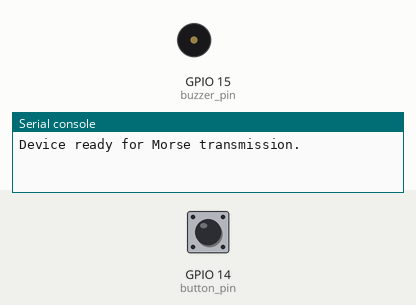
Bench run of a program on a simulated ESP8266 board running MicroPython. On the bench: buzzer (waves = sounding), the last lines printed to the serial console. Inputs (shaded band) come from the test bench; at power-on: GPIO 14 (button_pin) HIGH. Library files of the repository ran but are not shown: 1 file(s).

Above: at 1.2 s.
1.3 s: GPIO 14 (button_pin) pulled LOW for 0.15 s
At 1.4 s:
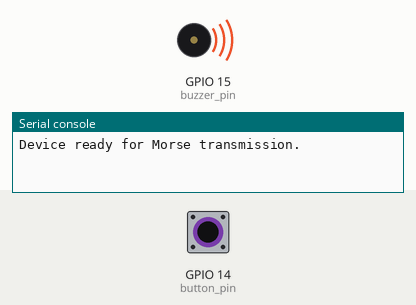
3.0 s: GPIO 14 (button_pin) pulled LOW for 1 s
At 4.4 s:
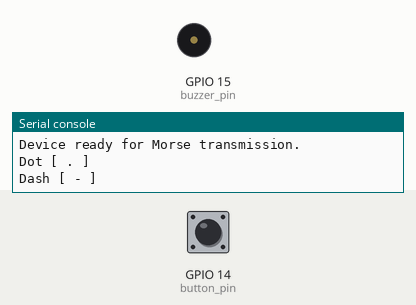
Timing chart, 0 to 6.0 s (numbered marks = the images above; inputs shaded):
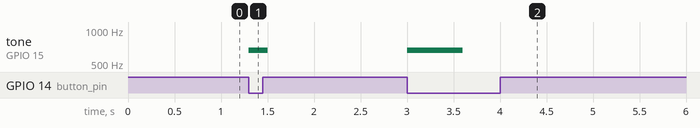

The program:

main.py
```python
from machine import Pin, PWM
import time

# GPIO settings
buzzer_pin = Pin(15, Pin.OUT)  # Pin to which the buzzer is connected (output)
button_pin = Pin(
    14, Pin.IN, Pin.PULL_UP
)  # Pin to which the button is connected (input with pull-up)

# Sound settings
frequency = 660  # Buzzer sound frequency in Hz
duty_cycle = 128  # Duty cycle 10%

# Setting PWM for the buzzer
buzzer = PWM(buzzer_pin)  # Initializing PWM on the buzzer pin
buzzer.deinit()  # The buzzer is off at the start

# Definitions for Morse signal durations
dot_duration = 0.2  # Duration of a dot in seconds
dash_duration = 0.6  # Duration of a dash in seconds
threshold_time = 0.23  # Threshold time between dot and dash


def start_beep():
    """Function to turn on the buzzer sound."""
    buzzer.init(
        freq=frequency, duty=duty_cycle
    )  # Initialize buzzer with the specified frequency and duty cycle


def stop_beep():
    """Function to stop the buzzer sound."""
    buzzer.deinit()  # Deactivate PWM, which turns off the buzzer


def main():
    """Main function responsible for button handling and sending Morse code signals."""
    print("Device ready for Morse transmission.")  # Inform about the device's readiness

    button_pressed = False  # Flag to track button state
    start_time = 0  # Variable to store the button press start time

    while True:  # Main program loop
        if (
            button_pin.value() == 0 and not button_pressed
        ):  # Check if the button has been pressed
            button_pressed = True  # Mark button as pressed
            start_time = time.ticks_ms()  # Save press start time
            start_beep()  # Start buzzer sound

        elif button_pressed:  # If the button is pressed
            press_duration = (
                time.ticks_diff(time.ticks_ms(), start_time) / 1000
            )  # Calculate press duration in seconds

            # Check if press duration is less than the threshold
            if (
                press_duration >= dot_duration
                and press_duration <= threshold_time
                and button_pin.value() == 1
            ):
                print("Dot [ . ]")  # Dot signal information
                stop_beep()  # Stop the sound
                button_pressed = False  # Reset button press flag

                while button_pin.value() == 0:  # Wait for button release
                    pass

                time.sleep(dot_duration)  # Pause corresponding to dot duration

            # Check if press duration is longer than the dash duration
            elif press_duration >= dash_duration:
                print("Dash [ - ]")  # Dash signal information
                stop_beep()  # Stop the sound
                button_pressed = False  # Reset button press flag

                while button_pin.value() == 0:  # Wait for button release
                    pass

                time.sleep(dot_duration)  # Pause corresponding to dot duration


# Run the program
main()
```

Measured:
- after the input at 1.3 s, tone on GPIO 15 (buzzer_pin): silent → 660 Hz at once, → silent 0.20 s later
- after the input at 3.0 s, tone on GPIO 15 (buzzer_pin): silent → 660 Hz at once, → silent 0.60 s later
